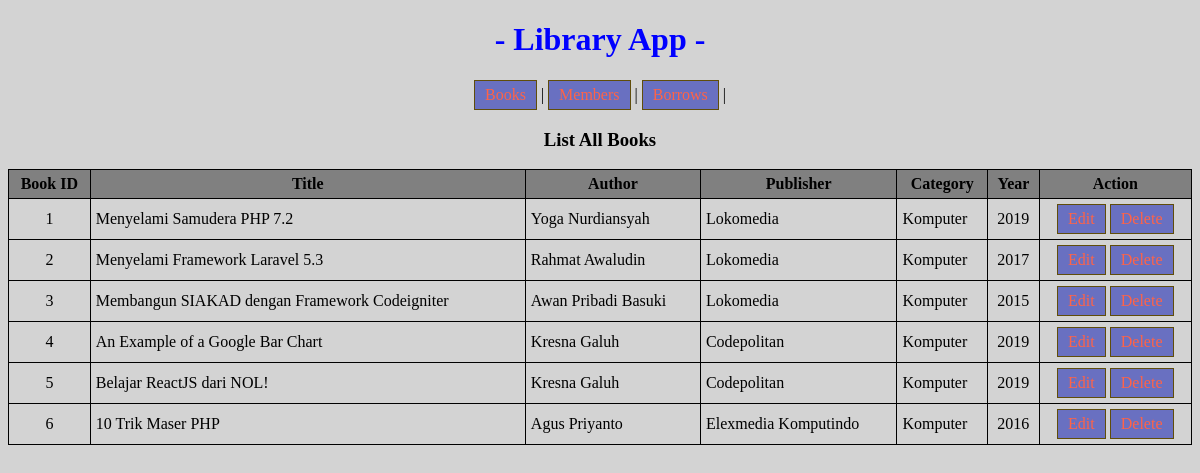
Page /perpustakaan/index.php on the committed database.
### tables this page shows
CREATE TABLE `tb_buku` (
  `id_buku` int(11) NOT NULL,
  `judul` varchar(50) NOT NULL,
  `pengarang` varchar(50) NOT NULL,
  `penerbit` varchar(50) NOT NULL,
  `kategori` varchar(50) NOT NULL,
  `tahun` varchar(6) NOT NULL
);

### perpustakaan/index.php (the view, shortened to what this page needs)
<!DOCTYPE html>
<html lang="en">
<head>
</head>
<link rel="stylesheet" href="style.css">
<body>
	<h1>- Library App -</h1>
	<?php
		require_once 'listMenu.php';
		require_once 'config.php';
		$sql = "SELECT * FROM tb_buku";
		$query = mysqli_query($connection, $sql);
	?>
	<h3 class="center">
		List All Books
	</h3>
	<table cellpadding="5">
		<thead>
			<tr>
				<th>Book ID</th>
				<th>Title</th>
				<th>Author</th>
				<th>Publisher</th>
				<th>Category</th>
				<th>Year</th>
				<th>Action</th>
			</tr>
		</thead>
		<tbody>
			<?php while($book = mysqli_fetch_object($query)): ?>
				<tr>
					<td class="center"><?= $book->id_buku; ?></td>
					<td><?= $book->judul; ?></td>
					<td><?= $book->pengarang; ?></td>
					<td><?= $book->penerbit; ?></td>
					<td><?= $book->kategori; ?></td>
					<td class="center"><?= $book->tahun; ?></td>
					<td class="center">
						<a href="editBook.php?bookID=<?= $book->id_buku; ?>" class="btn">Edit</a>
						<a onclick="return askFirst()" href="deleteBook.php?bookID=<?= $book->id_buku; ?>" class="btn">Delete</a>
					</td>
				</tr>
			<?php endwhile; ?>
		</tbody>
	</table>
</body>
</html>

### perpustakaan/listMenu.php (shortened to what this page needs)
<p class="center">
	<a class="btn" href="index.php" target="_self">Books</a> |
	<a class="btn" href="members.php" target="_self">Members</a> |
	<a class="btn" href="borrowsData.php" target="_self">Borrows</a> |
</p>

### perpustakaan/style.css (style rules this page uses)
body { background: LightGray; }
a:link, a:visited { color:Tomato; padding: 5px; text-align: center; text-decoration: none; display: inline-block; }
table { width: 100%; }
th { background: gray; }
table, th, td { border:1px solid black; border-collapse: collapse; }
h1 { color: blue; text-align: center; }
.center { text-align: center; }
.btn { background: #6970C1; padding:5px 10px !important; border:1px solid #604D0A; color: #fff; }

### rows in the picture
tb_buku: id_buku "1", judul "Menyelami Samudera PHP 7.2", pengarang "Yoga Nurdiansyah", penerbit "Lokomedia", kategori "Komputer", tahun "2019"
tb_buku: id_buku "2", judul "Menyelami Framework Laravel 5.3", pengarang "Rahmat Awaludin", penerbit "Lokomedia", kategori "Komputer", tahun "2017"
tb_buku: id_buku "3", judul "Membangun SIAKAD dengan Framework Codeigniter", pengarang "Awan Pribadi Basuki", penerbit "Lokomedia", kategori "Komputer", tahun "2015"
tb_buku: id_buku "4", judul "An Example of a Google Bar Chart", pengarang "Kresna Galuh", penerbit "Codepolitan", kategori "Komputer", tahun "2019"
tb_buku: id_buku "5", judul "Belajar ReactJS dari NOL!", pengarang "Kresna Galuh", penerbit "Codepolitan", kategori "Komputer", tahun "2019"
tb_buku: id_buku "6", judul "10 Trik Maser PHP", pengarang "Agus Priyanto", penerbit "Elexmedia Komputindo", kategori "Komputer", tahun "2016"
